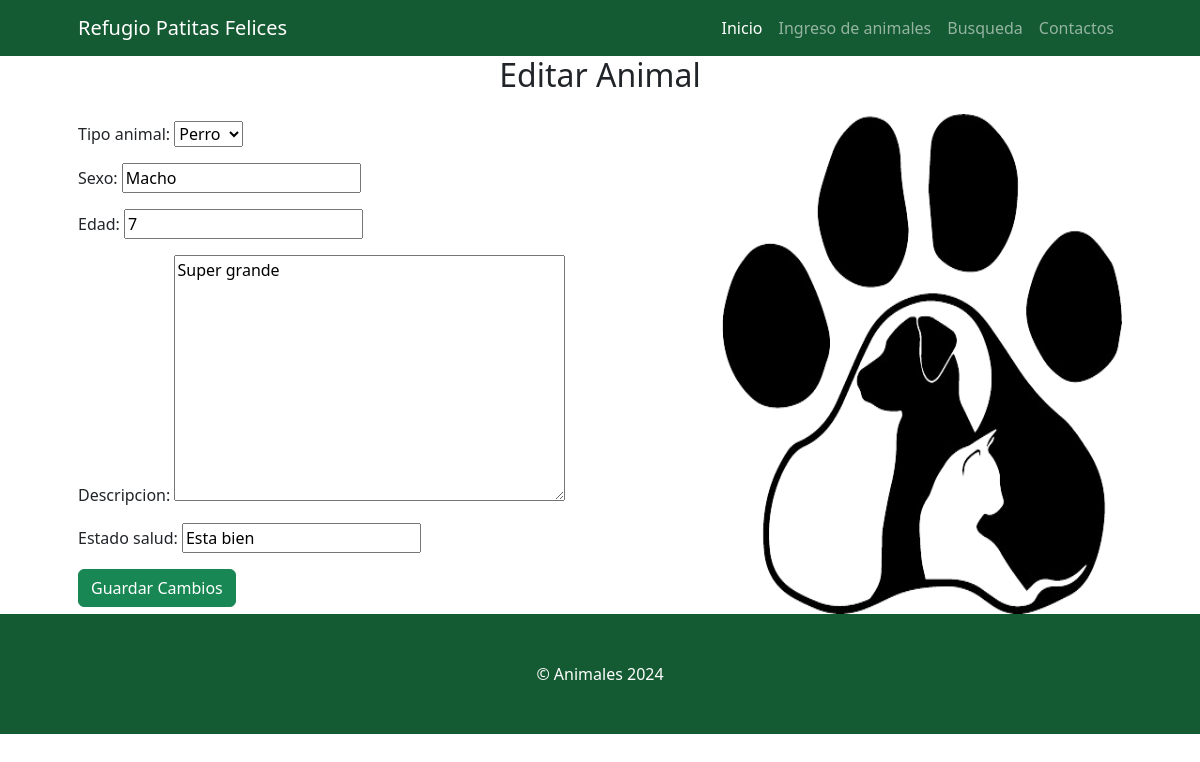
Page /editar_animal/4/ on the earlier database version.
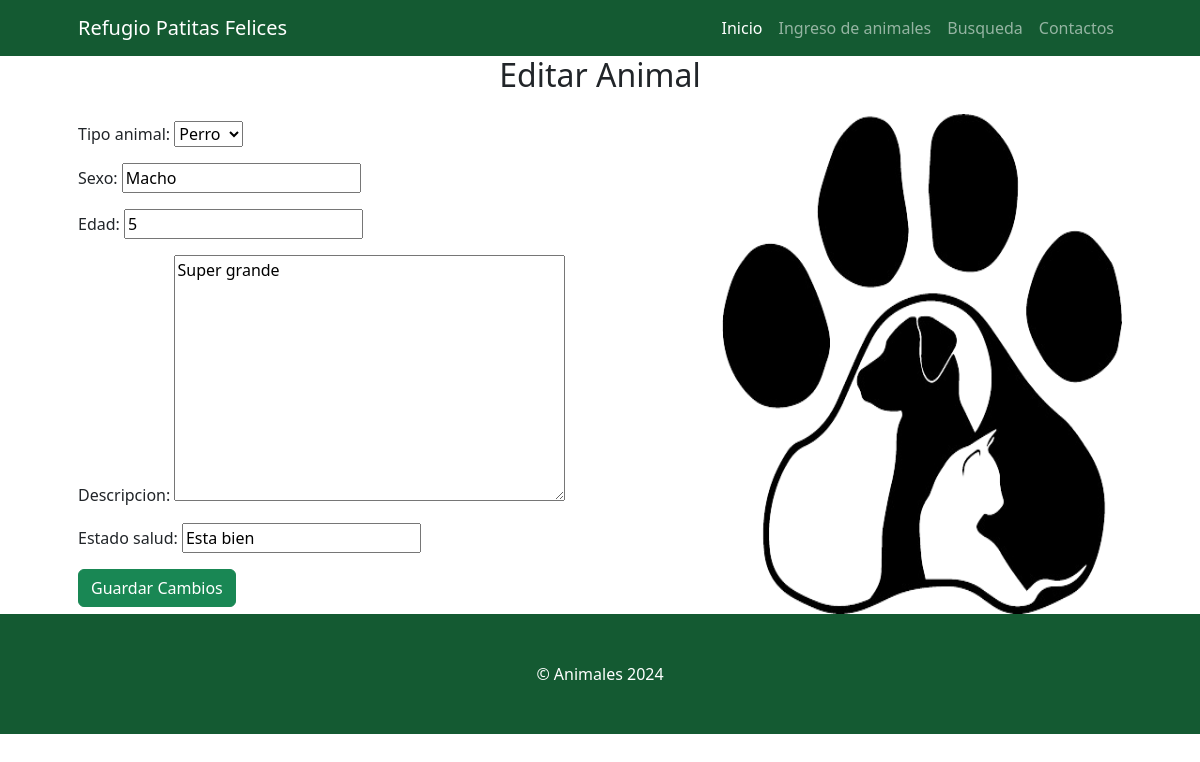
Same page on the later database version.
### App/models.py (models this page shows, shortened)
class Animal(models.Model):
    TIPO_ANIMAL_CHOICES = [
        ('perro', 'Perro'),
        ('gato', 'Gato'),
    ]
    codigo_registro = models.CharField(max_length=36, unique=True, blank=False, null=False)
    tipo_animal = models.CharField(max_length=50, choices=TIPO_ANIMAL_CHOICES, null=True, blank=True)
    sexo = models.CharField(max_length=10)
    edad = models.IntegerField()
    descripcion = models.TextField()
    estado_salud = models.CharField(max_length=50)
    class Meta:
        app_label = 'App'

### App/views.py (the view)
# urls.py: path('editar_animal/<int:animal_id>/', views.editar_animal, name='editar_animal'),
def editar_animal(request, animal_id):
    animal = get_object_or_404(Animal, id=animal_id)
    if request.method == 'POST':
        form = AnimalForm(request.POST, instance=animal)
        if form.is_valid():
            form.save()
            return redirect('resultados_busqueda', id=animal.id)
    else:
        form = AnimalForm(instance=animal)
    return render(request, 'core/editar_animal.html', {'form': form, 'animal': animal})

### App/forms.py
class AnimalForm(forms.ModelForm):
    class Meta:
        model = Animal
        fields = ['tipo_animal', 'sexo', 'edad', 'descripcion', 'estado_salud']

### App/templates/core/editar_animal.html (shortened to what this page needs)
{% extends 'home.html' %}
{% load static %}
{% block contenido %}
  <h2 style="text-align: center; margin-bottom: 20px;">Editar Animal</h2>
  <div style="display: flex; justify-content: space-between; align-items: center; gap: 20px;">
    <form method="POST" style="flex-grow: 1;">
      {{ form.as_p }}
      <button type="submit" class="btn btn-success">Guardar Cambios</button>
    </form>
    <img src="{% static 'core/assets/gato.png' %}" alt="Gato" height="500" width="400" style="display:block; margin-left:auto; margin-right:0;" />
  </div>
{% endblock %}

Differences in the rows shown:
changed Animal "Perro": edad "7" → "5"
